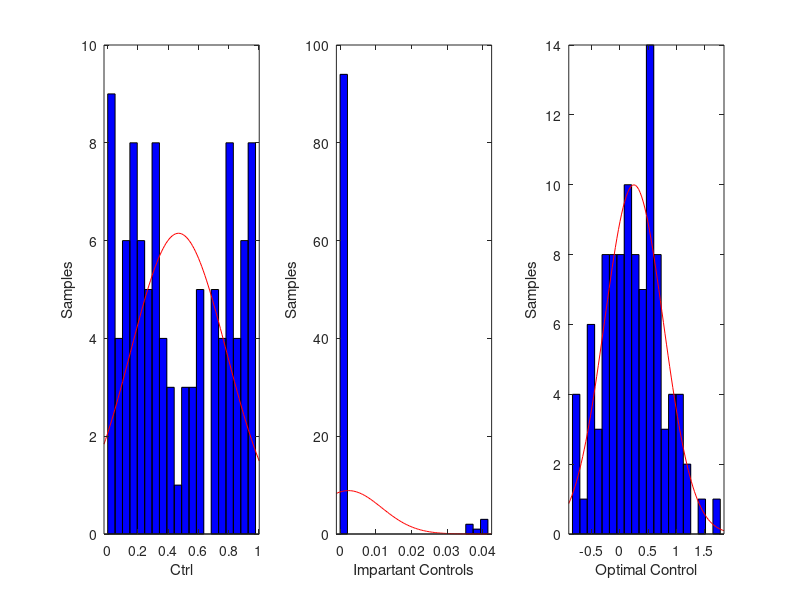
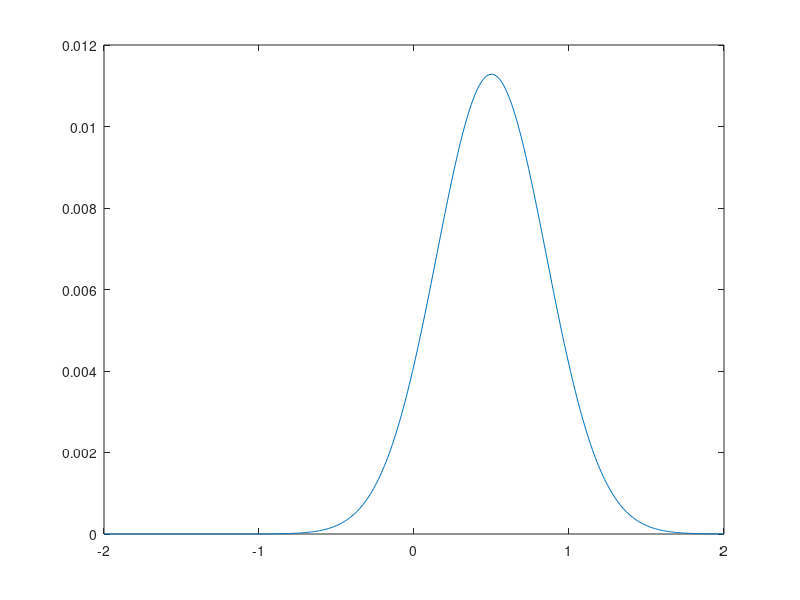

Source code (MATLAB) for these figures, in order:
clear al;
close all;

K = 100;
R = 10;
ctrl_sample = rand(K, 1);
% cost = ctrl_sample .* R .* ctrl_sample;
upper_mask = ctrl_sample < 0.25;
lower_mask = ctrl_sample > 0.2;
cost = ~(upper_mask .* lower_mask)*10000;
exp_cost = exp(-cost);
sum_exp_cost = sum(exp_cost);
weights = (exp_cost)/sum_exp_cost;
w_ctrl  = weights.* ctrl_sample;
ctrl_avg = sum(w_ctrl);
r = normrnd(sum(w_ctrl), 0.5, 1, K);
% ctrl_sample .- w_ctrl;

% Add covariance adaption
new_variance = sum((ctrl_sample - ctrl_avg).^2 .* w_ctrl);
y = gaussmf(-1:0.01:1, [sqrt(new_variance), ctrl_avg]);

subplot(1, 3, 1)
histfit(ctrl_sample, K/5)
xlabel("Ctrl")
ylabel("Samples")
subplot(1, 3, 2)
histfit(w_ctrl, K/5)
xlabel("Impartant Controls")
ylabel("Samples")
subplot(1, 3, 3)
histfit(r, K/5)
xlabel("Optimal Control")
ylabel("Samples")

figure();
plot(-1:0.01:1, y)
%% Distributoion Examples:
values = -2:0.01:2;
variance = 0.25;
mean = 0.5;
prob = zeros(length(values), 1);
iter = 1;
k = 1;
pow =0.5;

for var = values
    prob(iter, 1) = (1/sqrt(2*pi*variance^2/k^2))^pow*exp((-1/2*((var - mean)/variance)^2)*pow);
    iter = iter + 1;
end

norm = sum(prob);
prob = prob./norm;
plot(values, prob)
